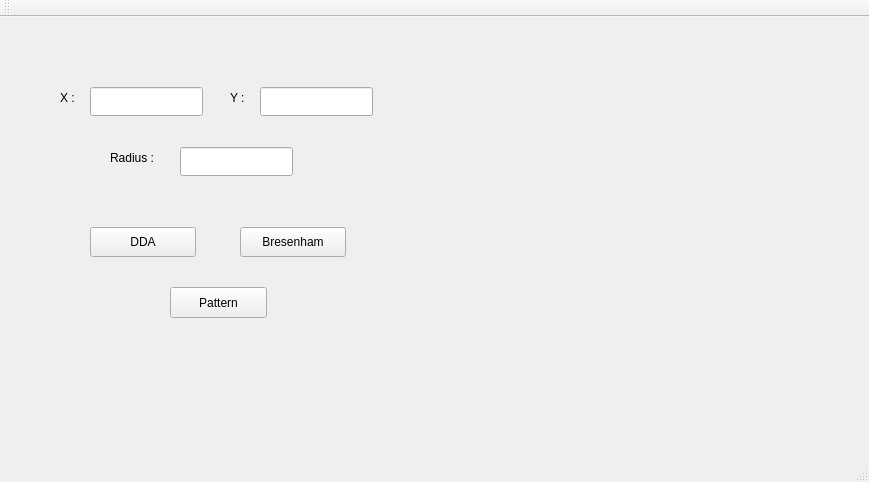
<?xml version="1.0" encoding="UTF-8"?>
<ui version="4.0">
 <class>MainWindow</class>
 <widget class="QMainWindow" name="MainWindow">
  <property name="geometry">
   <rect>
    <x>0</x>
    <y>0</y>
    <width>869</width>
    <height>482</height>
   </rect>
  </property>
  <property name="windowTitle">
   <string>MainWindow</string>
  </property>
  <widget class="QWidget" name="centralWidget">
   <widget class="QLabel" name="imageLabel">
    <property name="geometry">
     <rect>
      <x>450</x>
      <y>50</y>
      <width>300</width>
      <height>300</height>
     </rect>
    </property>
    <property name="text">
     <string/>
    </property>
   </widget>
   <widget class="QLineEdit" name="x">
    <property name="geometry">
     <rect>
      <x>90</x>
      <y>70</y>
      <width>113</width>
      <height>29</height>
     </rect>
    </property>
   </widget>
   <widget class="QLineEdit" name="y">
    <property name="geometry">
     <rect>
      <x>260</x>
      <y>70</y>
      <width>113</width>
      <height>29</height>
     </rect>
    </property>
   </widget>
   <widget class="QLineEdit" name="rad">
    <property name="geometry">
     <rect>
      <x>180</x>
      <y>130</y>
      <width>113</width>
      <height>29</height>
     </rect>
    </property>
   </widget>
   <widget class="QLabel" name="label">
    <property name="geometry">
     <rect>
      <x>60</x>
      <y>70</y>
      <width>31</width>
      <height>21</height>
     </rect>
    </property>
    <property name="text">
     <string>X :</string>
    </property>
   </widget>
   <widget class="QLabel" name="label_2">
    <property name="geometry">
     <rect>
      <x>230</x>
      <y>70</y>
      <width>31</width>
      <height>21</height>
     </rect>
    </property>
    <property name="text">
     <string>Y :</string>
    </property>
   </widget>
   <widget class="QLabel" name="label_3">
    <property name="geometry">
     <rect>
      <x>110</x>
      <y>130</y>
      <width>80</width>
      <height>21</height>
     </rect>
    </property>
    <property name="text">
     <string>Radius :</string>
    </property>
   </widget>
   <widget class="QPushButton" name="dda_button">
    <property name="geometry">
     <rect>
      <x>90</x>
      <y>210</y>
      <width>106</width>
      <height>30</height>
     </rect>
    </property>
    <property name="text">
     <string>DDA</string>
    </property>
   </widget>
   <widget class="QPushButton" name="bres_button">
    <property name="geometry">
     <rect>
      <x>240</x>
      <y>210</y>
      <width>106</width>
      <height>30</height>
     </rect>
    </property>
    <property name="text">
     <string>Bresenham</string>
    </property>
   </widget>
   <widget class="QPushButton" name="pushButton">
    <property name="geometry">
     <rect>
      <x>170</x>
      <y>270</y>
      <width>97</width>
      <height>31</height>
     </rect>
    </property>
    <property name="text">
     <string>Pattern</string>
    </property>
   </widget>
  </widget>
  <widget class="QMenuBar" name="menuBar">
   <property name="geometry">
    <rect>
     <x>0</x>
     <y>0</y>
     <width>869</width>
     <height>27</height>
    </rect>
   </property>
  </widget>
  <widget class="QToolBar" name="mainToolBar">
   <attribute name="toolBarArea">
    <enum>TopToolBarArea</enum>
   </attribute>
   <attribute name="toolBarBreak">
    <bool>false</bool>
   </attribute>
  </widget>
  <widget class="QStatusBar" name="statusBar"/>
 </widget>
 <layoutdefault spacing="6" margin="11"/>
 <resources/>
 <connections/>
</ui>
